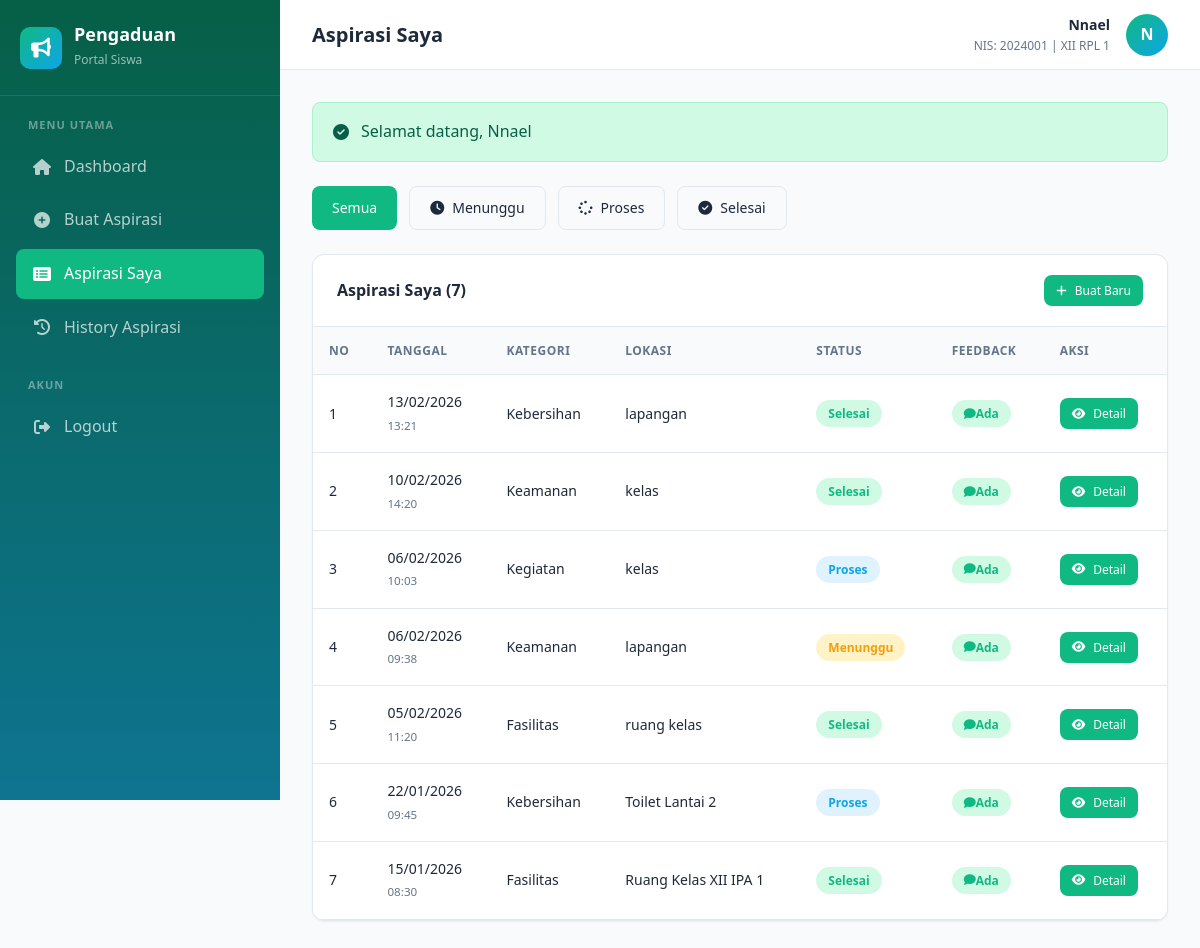
Page /index.php?page=siswa/aspirasi (signed in) on the committed database.
### tables this page shows
CREATE TABLE `input_aspirasi` (
  `id_pelaporan` int NOT NULL,
  `nis` int NOT NULL,
  `id_kategori` int NOT NULL,
  `lokasi` varchar(50) NOT NULL,
  `ket` text NOT NULL,
  `tanggal_input` datetime DEFAULT CURRENT_TIMESTAMP
);

CREATE TABLE `kategori` (
  `id_kategori` int NOT NULL,
  `ket_kategori` varchar(30) NOT NULL,
  `created_at` timestamp NULL DEFAULT CURRENT_TIMESTAMP
);

CREATE TABLE `aspirasi` (
  `id_aspirasi` int NOT NULL,
  `id_pelaporan` int NOT NULL,
  `status` enum('Menunggu','Proses','Selesai') DEFAULT 'Menunggu',
  `feedback` text,
  `tanggal_update` datetime DEFAULT CURRENT_TIMESTAMP ON UPDATE CURRENT_TIMESTAMP
);

### controllers/SiswaController.php (called while the page is built, shortened)
<?php
require_once __DIR__ . '/Controller.php';
require_once __DIR__ . '/../models/InputAspirasi.php';
class SiswaController extends Controller {
    private $inputAspirasiModel;
    public function __construct() {
        $this->inputAspirasiModel = new InputAspirasi();
    }
    public function aspirasiIndex(): void {
        $user = $this->getCurrentUser();
        $filters = ['nis' => $user['nis']];
        $aspirasi = $this->inputAspirasiModel->getAllWithDetail($filters);
        $this->view('siswa/aspirasi/index', [
            'title' => 'Aspirasi Saya',
            'user' => $user,
            'flash' => $this->getFlash(),
            'aspirasi' => $aspirasi,
            'currentFilter' => $this->get('status')
        ]);
    }
}

### config/Database.php (called while the page is built, shortened)
<?php
class Database {
    private static $instance = null;
    private $connection;
    private function __construct() {
        try {
            $dsn = "mysql:host=" . DB_HOST . ";dbname=" . DB_NAME . ";charset=utf8mb4";
            $options = [
                PDO::ATTR_ERRMODE => PDO::ERRMODE_EXCEPTION,
                PDO::ATTR_DEFAULT_FETCH_MODE => PDO::FETCH_ASSOC,
                PDO::ATTR_EMULATE_PREPARES => false,
            ];
            $this->connection = new PDO($dsn, DB_USER, DB_PASS, $options);
        } catch (PDOException $e) {
            die("Koneksi database gagal: " . $e->getMessage());
        }
    }
    public static function getInstance(): Database {
        if (self::$instance === null) {
            self::$instance = new self();
        }
        return self::$instance;
    }
    public function query(string $sql, array $params = []): PDOStatement {
        $stmt = $this->connection->prepare($sql);
        $stmt->execute($params);
        return $stmt;
    }
}

### models/Model.php (called while the page is built, shortened)
<?php
require_once __DIR__ . '/../config/Database.php';
abstract class Model {
    public function __construct() {
        $this->db = Database::getInstance();
    }
}

### models/InputAspirasi.php (called while the page is built, shortened)
<?php
require_once __DIR__ . '/Model.php';
class InputAspirasi extends Model {
    protected $table = 'input_aspirasi';
    public function getAllWithDetail(array $filters = []): array {
        $sql = "SELECT ia.*, s.nama as nama_siswa, s.kelas, k.ket_kategori,
                       a.id_aspirasi, a.status, a.feedback, a.tanggal_update
                FROM {$this->table} ia
                JOIN siswa s ON ia.nis = s.nis
                JOIN kategori k ON ia.id_kategori = k.id_kategori
                LEFT JOIN aspirasi a ON ia.id_pelaporan = a.id_pelaporan
                WHERE 1=1";
        $params = [];
        if (!empty($filters['nis'])) {
            $sql .= " AND ia.nis = ?";
            $params[] = $filters['nis'];
        }
        $sql .= " ORDER BY ia.tanggal_input DESC";
        return $this->db->query($sql, $params)->fetchAll();
    }
}

### views/siswa/aspirasi/index.php (the view, shortened to what this page needs)
<?php
require_once __DIR__ . '/../../layouts/header.php';
require_once __DIR__ . '/../../layouts/sidebar_siswa.php';
?>
<div style="display: flex; gap: 12px; margin-bottom: 24px; flex-wrap: wrap;">
    <a href="<?= BASE_URL ?>index.php?page=siswa/aspirasi"
       class="btn <?= empty($currentFilter) ? 'btn-primary' : 'btn-secondary' ?>">
        Semua
    </a>
    <a href="<?= BASE_URL ?>index.php?page=siswa/aspirasi&status=Menunggu"
       class="btn <?= $currentFilter === 'Menunggu' ? 'btn-primary' : 'btn-secondary' ?>">
        <i class="fas fa-clock"></i> Menunggu
    </a>
    <a href="<?= BASE_URL ?>index.php?page=siswa/aspirasi&status=Proses"
       class="btn <?= $currentFilter === 'Proses' ? 'btn-primary' : 'btn-secondary' ?>">
        <i class="fas fa-spinner"></i> Proses
    </a>
    <a href="<?= BASE_URL ?>index.php?page=siswa/aspirasi&status=Selesai"
       class="btn <?= $currentFilter === 'Selesai' ? 'btn-primary' : 'btn-secondary' ?>">
        <i class="fas fa-check-circle"></i> Selesai
    </a>
</div>
<div class="card">
    <div class="card-header">
        <h3 class="card-title">Aspirasi Saya (<?= count($aspirasi) ?>)</h3>
        <a href="<?= BASE_URL ?>index.php?page=siswa/aspirasi/create" class="btn btn-primary btn-sm">
            <i class="fas fa-plus"></i> Buat Baru
        </a>
    </div>
    <div class="card-body" style="padding: 0;">
        <?php if (!empty($aspirasi)): ?>
            <div class="table-container">
                <table>
                    <thead>
                        <tr>
                            <th>No</th>
                            <th>Tanggal</th>
                            <th>Kategori</th>
                            <th>Lokasi</th>
                            <th>Status</th>
                            <th>Feedback</th>
                            <th>Aksi</th>
                        </tr>
                    </thead>
                    <tbody>
                        <?php foreach ($aspirasi as $index => $item): ?>
                            <tr>
                                <td><?= $index + 1 ?></td>
                                <td>
                                    <?= date('d/m/Y', strtotime($item['tanggal_input'])) ?><br>
                                    <small class="text-secondary"><?= date('H:i', strtotime($item['tanggal_input'])) ?></small>
                                </td>
                                <td><?= htmlspecialchars($item['ket_kategori']) ?></td>
                                <td><?= htmlspecialchars($item['lokasi']) ?></td>
                                <td>
                                    <span class="badge badge-<?= strtolower($item['status']) ?>">
                                        <?= $item['status'] ?>
                                    </span>
                                </td>
                                <td>
                                    <?php if ($item['feedback']): ?>
                                        <span class="badge badge-selesai">
                                            <i class="fas fa-comment"></i> Ada
                                        </span>
                                    <?php else: ?>
                                        <span class="text-secondary">-</span>
                                    <?php endif; ?>
                                </td>
                                <td>
                                    <a href="<?= BASE_URL ?>index.php?page=siswa/aspirasi/detail&id=<?= $item['id_pelaporan'] ?>"
                                       class="btn btn-primary btn-sm">
                                        <i class="fas fa-eye"></i> Detail
                                    </a>
                                </td>
                            </tr>
                        <?php endforeach; ?>
                    </tbody>
                </table>
            </div>
        <?php endif; ?>
    </div>
</div>
    </div>
</main>
<?php require_once __DIR__ . '/../../layouts/footer.php'; ?>

### controllers/assets/css/style.css (style rules this page uses)
:root { --primary-color: #10b981; --primary-hover: #059669; --primary-light: #d1fae5; --secondary-color: #64748b; --success-color: #10b981; --success-light: #d1fae5; --warning-color: #f59e0b; --warning-light: #fef3c7; --danger-color: #ef4444; --danger-light: #fee2e2; --info-color: #0ea5e9; --info-light: #e0f2fe; --bg-primary: #f8fafc; --bg-secondary: #ffffff; --bg-dark: #1e293b; --text-primary: #1e293b; --text-secondary: #64748b; --text-light: #ffffff; --border-color: #e2e8f0; --border-radius: 12px; --border-radius-sm: 8px; --shadow-sm: 0 1px 2px 0 rgb(0 0 0 / 0.05); --shadow: 0 4px 6px -1px rgb(0 0 0 / 0.1), 0 2px 4px -2px rgb(0 0 0 / 0.1); --shadow-lg: 0 10px 15px -3px rgb(0 0 0 / 0.1), 0 4px 6px -4px rgb(0 0 0 / 0.1); --sidebar-width: 280px; --header-height: 70px; --transition: all 0.3s ease; }
* { margin: 0; padding: 0; box-sizing: border-box; }
body { font-family: 'Segoe UI', 'Inter', -apple-system, BlinkMacSystemFont, sans-serif; background-color: var(--bg-primary); color: var(--text-primary); line-height: 1.6; min-height: 100vh; }
a { text-decoration: none; color: inherit; }
.card { background: var(--bg-secondary); border-radius: var(--border-radius); box-shadow: var(--shadow-sm); border: 1px solid var(--border-color); overflow: hidden; }
.card-header { padding: 20px 24px; border-bottom: 1px solid var(--border-color); display: flex; align-items: center; justify-content: space-between; }
.card-title { font-size: 16px; font-weight: 600; color: var(--text-primary); }
.card-body { padding: 24px; }
.table-container { overflow-x: auto; }
table { width: 100%; border-collapse: collapse; }
thead { background: var(--bg-primary); }
th { padding: 14px 16px; text-align: left; font-size: 12px; font-weight: 600; text-transform: uppercase; letter-spacing: 0.5px; color: var(--text-secondary); border-bottom: 1px solid var(--border-color); }
td { padding: 16px; border-bottom: 1px solid var(--border-color); font-size: 14px; color: var(--text-primary); }
.badge { display: inline-flex; align-items: center; padding: 4px 12px; border-radius: 20px; font-size: 12px; font-weight: 600; }
.badge-menunggu { background: var(--warning-light); color: var(--warning-color); }
.badge-proses { background: var(--info-light); color: var(--info-color); }
.badge-selesai { background: var(--success-light); color: var(--success-color); }
.btn { display: inline-flex; align-items: center; justify-content: center; gap: 8px; padding: 10px 20px; border-radius: var(--border-radius-sm); font-size: 14px; font-weight: 500; border: none; cursor: pointer; transition: var(--transition); }
.btn-primary { background: var(--primary-color); color: var(--text-light); }
.btn-secondary { background: var(--bg-primary); color: var(--text-primary); border: 1px solid var(--border-color); }
.btn-sm { padding: 6px 12px; font-size: 12px; }
.text-secondary { color: var(--text-secondary); }

### rows in the picture
input_aspirasi: tanggal_input "13/02/2026", tanggal_input "13:21", id_kategori.ket_kategori "Kebersihan", lokasi "lapangan", aspirasi.status "Selesai"
input_aspirasi: tanggal_input "10/02/2026", tanggal_input "14:20", id_kategori.ket_kategori "Keamanan", lokasi "kelas", aspirasi.status "Selesai"
input_aspirasi: tanggal_input "06/02/2026", tanggal_input "10:03", id_kategori.ket_kategori "Kegiatan", lokasi "kelas", aspirasi.status "Proses"
input_aspirasi: tanggal_input "06/02/2026", tanggal_input "09:38", id_kategori.ket_kategori "Keamanan", lokasi "lapangan", aspirasi.status "Menunggu"
input_aspirasi: tanggal_input "05/02/2026", tanggal_input "11:20", id_kategori.ket_kategori "Fasilitas", lokasi "ruang kelas", aspirasi.status "Selesai"
input_aspirasi: tanggal_input "22/01/2026", tanggal_input "09:45", id_kategori.ket_kategori "Kebersihan", lokasi "Toilet Lantai 2", aspirasi.status "Proses"
input_aspirasi: tanggal_input "15/01/2026", tanggal_input "08:30", id_kategori.ket_kategori "Fasilitas", lokasi "Ruang Kelas XII IPA 1", aspirasi.status "Selesai"

### other values in the picture
$title "Aspirasi Saya"
$user['nama'] "Nnael"
$user['nis'] "2024001"
$user['kelas'] "XII RPL 1"
substr($user['nama'] ?? 'S', 0, 1) "N"
$flash['message'] "Selamat datang, Nnael"
count($aspirasi) "7"
